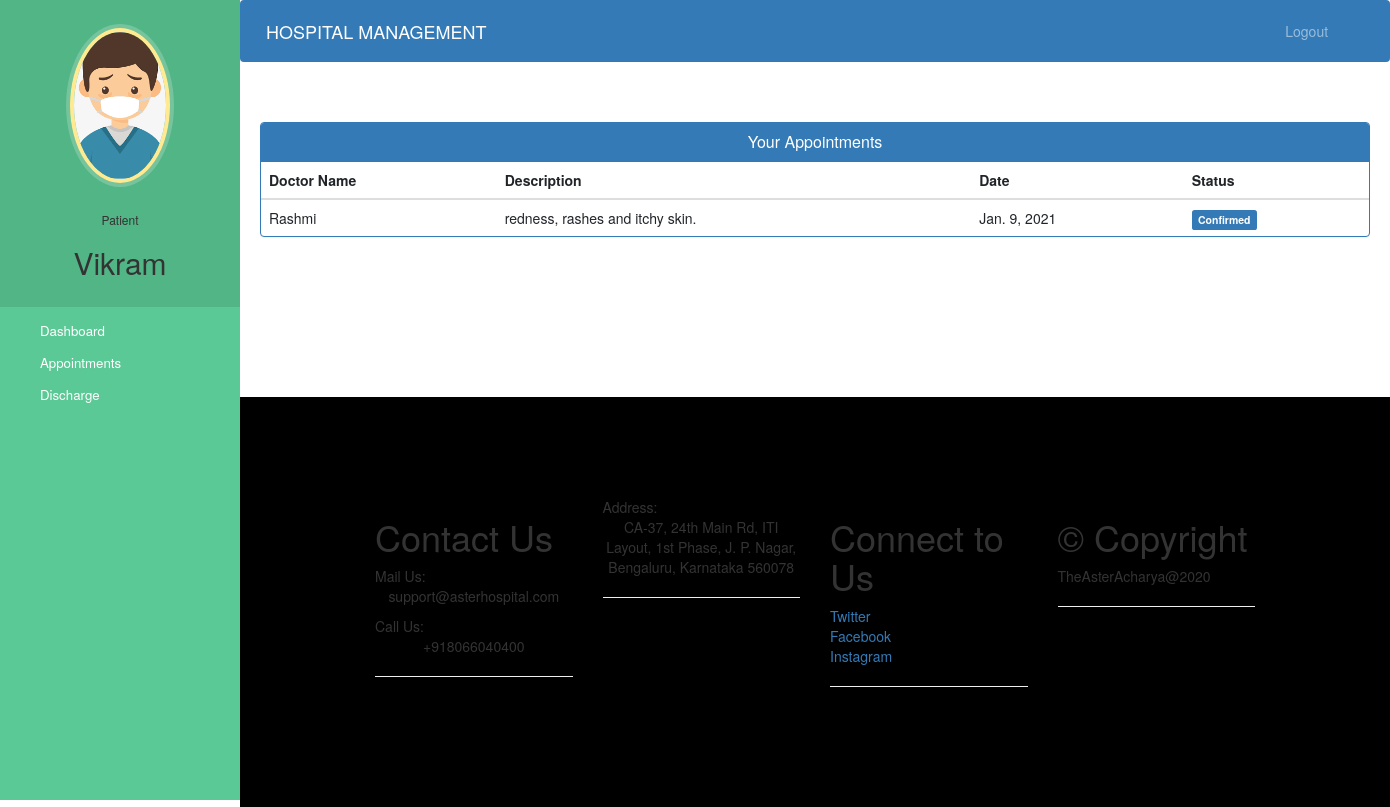
Screenshot of /patient-view-appointment (signed in) with the database file from the repository.
### hospital/models.py (models this page shows, shortened)
class Patient(models.Model):
    user=models.OneToOneField(User,on_delete=models.CASCADE)
    profile_pic= models.ImageField(upload_to='profile_pic/PatientProfilePic/',null=True,blank=True)
    address = models.CharField(max_length=40)
    mobile = models.CharField(max_length=20,null=False)
    symptoms = models.CharField(max_length=100,null=False)
    assignedDoctorId = models.PositiveIntegerField(null=True)
    admitDate=models.DateField(auto_now=True)
    status=models.BooleanField(default=False)

class Appointment(models.Model):
    patientId=models.PositiveIntegerField(null=True)
    doctorId=models.PositiveIntegerField(null=True)
    patientName=models.CharField(max_length=40,null=True)
    doctorName=models.CharField(max_length=40,null=True)
    appointmentDate=models.DateField(auto_now=True)
    description=models.TextField(max_length=500)
    status=models.BooleanField(default=False)

### hospital/views.py (the view)
# urls.py: path('patient-view-appointment', views.patient_view_appointment_view,name='patient-view-appointment'),
@login_required(login_url='patientlogin')
@user_passes_test(is_patient)
def patient_view_appointment_view(request):
    patient=models.Patient.objects.get(user_id=request.user.id) #for profile picture of patient in sidebar
    appointments=models.Appointment.objects.all().filter(patientId=request.user.id)
    return render(request,'hospital/patient_view_appointment.html',{'appointments':appointments,'patient':patient})

### hospital/views.py (called while the page is built)
def is_patient(user):
    return user.groups.filter(name='PATIENT').exists()

### templates/hospital/patient_view_appointment.html (shortened to what this page needs)
{% extends 'hospital/patient_base.html' %}
{% block content %}
<head>
  <link href="//netdna.bootstrapcdn.com/bootstrap/3.0.0/css/bootstrap.min.css" rel="stylesheet" id="bootstrap-css">
</head>
<div class="container">
  <div class="panel panel-primary">
    <div class="panel-heading">
      <h6 class="panel-title">Your Appointments</h6>
    </div>
    <table class="table table-hover" id="dev-table">
      <thead>
        <tr>
          <th>Doctor Name</th>
          <th>Description</th>
          <th>Date</th>
          <th>Status</th>
        </tr>
      </thead>
      {% for a in appointments %}
      <tr>
        <td> {{a.doctorName}}</td>
        <td>{{a.description}}</td>
        <td>{{a.appointmentDate}}</td>
        {%if a.status%}
        <td> <span class="label label-primary">Confirmed</span></td>
        {% else %}
        <td> <span class="label label-success">Pending</span></td>
        {% endif %}
      </tr>
      {% endfor %}
    </table>
  </div>
</div>
{% endblock content %}

### templates/hospital/patient_base.html (shortened to what this page needs)
<!DOCTYPE html>
{% load static %}
<html lang="en">
<head>
  <link rel="stylesheet" href="https://stackpath.bootstrapcdn.com/bootstrap/4.3.1/css/bootstrap.min.css">
  <link rel="stylesheet" href="https://maxcdn.bootstrapcdn.com/font-awesome/4.7.0/css/font-awesome.min.css">
</head>
<body>
  <nav class="menu" tabindex="0">
    <header class="avatar">
      <img src="{% static patient.profile_pic.url %}" alt="Profile Pic" />
      <br><br>
      <h6>Patient</h6>
      <h2>{{request.user.first_name}}</h2>
    </header>
    <ul>
      <li tabindex="0" class="icon-dashboard"> <a style="color:white; text-decoration:none;" href="/patient-dashboard"><span>Dashboard</span></a> </li>
      <li tabindex="0" class="icon-calendar"> <a style="color:white; text-decoration:none;" href="/patient-appointment"><span>Appointments</span></a></li>
      <li tabindex="0" class="icon-users"> <a style="color:white; text-decoration:none;" href="/patient-discharge"><span>Discharge</span></a></li>
    </ul>
  </nav>
  <main>
    <div class="bs-example">
      <nav class="navbar navbar-expand-md  navbar-dark fixed-top" style="background:#337AB7;">
        <a href="/patient-dashboard" class="navbar-brand">HOSPITAL MANAGEMENT</a>
        <div class="collapse navbar-collapse justify-content-between" id="navbarCollapse">
          <div class="navbar-nav" style=" margin-left: 90%;">
            <a href="/logout" class="nav-item nav-link">Logout</a>
          </div>
        </div>
      </nav>
    </div>
    <br><br>
    {% block content %}
    {% endblock content %}
    <br><br><br><br><br><br><br>
    <footer>
      <div class="container">
        <div class="row">
      <section id="Contact" class="col-12 col-sm-6 col-md-4 col-lg-3">
        <h1>Contact Us</h1>
          <span>Mail Us:</span><br>
        <p>support@asterhospital.com</p>
        <span>Call Us:</span><br>
          <p>+918066040400</p><hr>
      </section>
      <section id="Store" class="col-12 col-sm-6 col-md-4 col-lg-3">
        <span>Address:</span><br>
          <p>CA-37, 24th Main Rd, ITI Layout, 1st Phase, J. P. Nagar, Bengaluru, Karnataka 560078</p><hr>
      </section>
      <section id="Connect" class="col-12 col-sm-6 col-md-4 col-lg-3">
        <h1>Connect to Us</h1>
          <span><a href="#">Twitter</a></span><br>
          <span><a href="#">Facebook</a></span><br>
          <span><a href="#">Instagram</a></span><br><hr>
      </section>
      <section id="Connect" class="col-12 col-sm-6 col-md-4 col-lg-3">
        <h1>&copy; Copyright</h1>
          <span>TheAsterAcharya@2020</span><br><hr>
      </section>
        </div>
      </div>
    </footer>
  </main>
</body>
</html>

### templates/hospital/patient_base.html (style rules this page uses)
a:link { text-decoration: none; }
a { color: white; }
footer { padding: 0px 0px 0px 0px; background-color: black; margin: 0px; text-color:blue; }
p { text-align: center; }
body { padding-left: 240px; }
main { position: relative; height: 100vh; }
.menu { background: #5bc995; height: 100vh; width: 240px; position: fixed; top: 0px; left: 0; z-index: 5; outline: none; }
.menu .avatar { background: rgba(0, 0, 0, 0.1); padding: 2em 0.5em; text-align: center; }
.menu .avatar img { width: 100px; border-radius: 50%; overflow: hidden; border: 4px solid #ffea92; box-shadow: 0 0 0 4px rgba(255, 255, 255, 0.2); }
.menu .avatar h2 { font-weight: normal; margin-bottom: 0; }
.menu ul { list-style: none; padding: 0.5em 0; margin: 0; }
.menu ul li { padding: 0.5em 1em 0.5em 3em; font-size: 0.95em; font-weight: regular; background-repeat: no-repeat; background-position: left 15px center; background-size: auto 20px; transition: all 0.15s linear; cursor: pointer; }
.menu ul li.icon-dashboard { background-image: url("http://www.entypo.com/images//gauge.svg"); }
.menu ul li.icon-users { background-image: url("http://www.entypo.com/images//users.svg"); }
.menu ul li.icon-calendar { background-image: url("http://www.entypo.com/images//calendar.svg"); }

### templates/hospital/patient_view_appointment.html (style rules this page uses)
a:link { text-decoration: none; }
h6 { text-align: center; }
.row { margin: 100px; }

### rows the page displays
Patient: profile_pic (picture)
Appointment: doctorName "Rashmi", description "redness, rashes and itchy skin.", appointmentDate "Jan. 9, 2021", status "Confirmed"

### other values shown
{{ request.user.first_name }} "Vikram"
